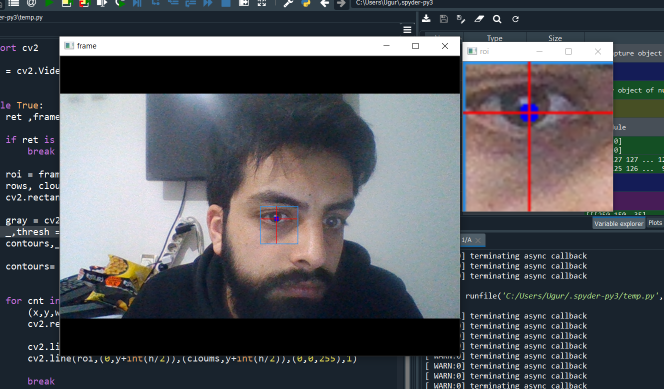
#> input picture eye tracking/eye tracking.png, 1327 x 778 px, given in place of the camera (shown at 1/2 size)
$ python 'eye tracking.py'
#> lines starting #> are read from the running program, lines starting #| are printed output that depends on the picture; after the words box and inside, x2 and y2 are one past the last pixel; in counts of white or black regions, pixels touching at a corner belong together
import cv2

cap = cv2.VideoCapture(0)


while True:
    ret ,frame = cap.read()
#> frame is the input picture: shape (778, 1327, 3); mean B, G, R 90.2, 84.7, 82.5

    if ret is False :
        break

    roi = frame[240:300,320:380]
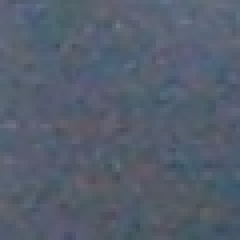
#> roi: shape (60, 60, 3) (shown 4 times larger); mean B, G, R 109, 94, 84.4
    rows, cloums,_ = roi.shape
#> rows = 60; cloums = 60
    cv2.rectangle(frame,(320,240),(380,300),(250,150,35),1)
#> frame: shape (778, 1327, 3); 0.02% of pixels changed, all inside (x1, y1, x2, y2) = (320, 240, 381, 301)

    gray = cv2.cvtColor(roi,cv2.COLOR_BGR2GRAY)
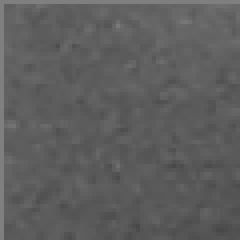
#> gray: shape (60, 60) (shown 4 times larger); min 72, max 127, mean 93.8
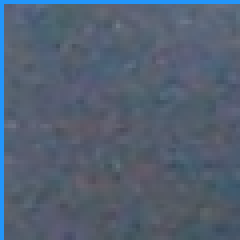
#> roi: shape (60, 60, 3) (shown 4 times larger); 3.31% of pixels changed, all inside (x1, y1, x2, y2) = (0, 0, 60, 60)
    _,thresh = cv2.threshold(gray,50,255,cv2.THRESH_BINARY_INV)
#> thresh: shape (60, 60); every value is 0
    contours,_ =  cv2.findContours(thresh, cv2.RETR_TREE, cv2.CHAIN_APPROX_SIMPLE)
#> contours = []

    contours= sorted(contours,key=lambda x : cv2.contourArea(x),reverse =True)


    for cnt in contours:
        (x,y,w,h) = cv2.boundingRect(cnt)
        cv2.rectangle(roi,(x,y),(x+w,y+h),(255,0,0),2)

        cv2.line(roi,(x+int(w/2),0),(x+int(w/2),rows),(0,0,255),1)
        cv2.line(roi,(0,y+int(h/2)),(cloums,y+int(h/2)),(0,0,255),1)

        break
#> this loop made 0 passes


    roi = cv2.resize(roi,(240,240))
#> roi: shape (240, 240, 3)
    cv2.imshow("roi",roi)
    cv2.imshow("frame", frame)

    if cv2.waitKey(30) & 0xFF == ord("q"):
#> (key q is pressed here)
        break


cap.release()
cv2.destroyAllWindows()
